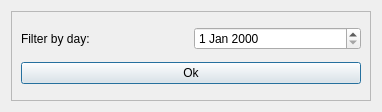
<?xml version="1.0" encoding="UTF-8"?>
<ui version="4.0">
 <class>Dialog</class>
 <widget class="QDialog" name="Dialog">
  <property name="geometry">
   <rect>
    <x>0</x>
    <y>0</y>
    <width>382</width>
    <height>112</height>
   </rect>
  </property>
  <property name="windowTitle">
   <string>Dialog</string>
  </property>
  <layout class="QVBoxLayout" name="verticalLayout_2">
   <item>
    <widget class="QFrame" name="frame">
     <property name="frameShape">
      <enum>QFrame::Shape::StyledPanel</enum>
     </property>
     <property name="frameShadow">
      <enum>QFrame::Shadow::Raised</enum>
     </property>
     <layout class="QVBoxLayout" name="verticalLayout">
      <item>
       <layout class="QHBoxLayout" name="horizontalLayout">
        <item>
         <widget class="QLabel" name="label">
          <property name="text">
           <string>Filter by day:</string>
          </property>
         </widget>
        </item>
        <item>
         <widget class="QDateEdit" name="dateEdit"/>
        </item>
       </layout>
      </item>
      <item>
       <widget class="QPushButton" name="pushButton">
        <property name="text">
         <string>Ok</string>
        </property>
       </widget>
      </item>
     </layout>
    </widget>
   </item>
  </layout>
 </widget>
 <resources/>
 <connections/>
</ui>
